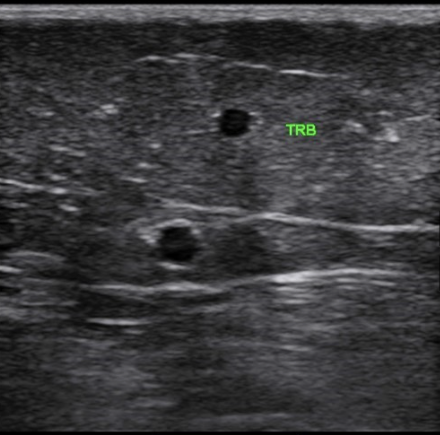
#> input picture real_ultrasound.png, 440 x 435 px, found by its file name
$ python visualize_fascia.py   (older library calls are emulated)
#> lines starting #> are read from the running program, lines starting #| are printed output that depends on the picture; after the words box and inside, x2 and y2 are one past the last pixel; in counts of white or black regions, pixels touching at a corner belong together
### Initial_Demo_App/backend/vision/segmentation/edge_fascia_detector.py
"""
Edge-based Fascia Boundary Detection.
Finds THIN fascia boundaries (1-2 pixels), not thick bands.
"""

import cv2
import numpy as np
from typing import Dict, Tuple, Optional
from scipy.ndimage import gaussian_filter1d


class EdgeFasciaDetector:
    """
    Detects fascia as thin bright edge boundaries.
    Optimized for real ultrasound with delicate fascia lines.
    """

    def __init__(self):
        self.fascia_mask = None
        self.upper_edge = None
        self.lower_edge = None
        self.confidence = 0.0

    def enhance_image(self, image: np.ndarray) -> np.ndarray:
        """Enhance contrast while preserving edges."""
        if len(image.shape) == 3:
            image = cv2.cvtColor(image, cv2.COLOR_BGR2GRAY)

        # Bilateral filter
        denoised = cv2.bilateralFilter(image, 7, 50, 50)

        # CLAHE
        clahe = cv2.createCLAHE(clipLimit=2.5, tileGridSize=(8, 8))
        enhanced = clahe.apply(denoised)

        return enhanced

    # [6 lines left out: function detect_edges_canny, not called in this run]

    def find_fascia_band_region(self, image: np.ndarray) -> Tuple[int, int]:
        """
        Find the y-region containing fascia using intensity analysis.
        Skips top surface artifacts and finds main fascia region.

        Args:
            image: Enhanced grayscale image

        Returns:
            (y_start, y_end) - approximate band boundaries
        """
        h, w = image.shape

        # Skip top 15% (surface artifacts, text labels like "TRB", skin)
        skip_top = max(30, int(h * 0.15))

        # Use Laplacian (edge/texture energy) to find fascia region
        laplacian = cv2.Laplacian(image, cv2.CV_64F)
        laplacian = np.abs(laplacian)

        # Project texture onto y-axis
        texture_per_row = np.mean(laplacian, axis=1)

        # Only look below skip_top
        texture_below = texture_per_row[skip_top:]
        texture_smooth = gaussian_filter1d(texture_below, sigma=3)

        # Find row with highest texture (likely fascia)
        relative_peak_y = np.argmax(texture_smooth)
        peak_y = skip_top + relative_peak_y

        # Band extends ±40 pixels from peak
        y_start = max(skip_top, peak_y - 40)
        y_end = min(h - 1, peak_y + 40)

        return y_start, y_end

    # [111 lines left out: function find_boundary_line, not called in this run]

    def validate_boundaries(self, image: np.ndarray,
                           upper: np.ndarray,
                           lower: np.ndarray) -> float:
        """
        Validate fascia boundaries.

        Checks:
        - Lower is consistently below upper
        - Spacing is reasonable (10-100 pixels for fascia band region)
        - Boundaries have reasonable brightness
        """
        if upper is None or lower is None:
            return 0.0

        upper_y = upper[:, 1].astype(float)
        lower_y = lower[:, 1].astype(float)

        # Check offset
        if not np.all(lower_y >= upper_y):
            return 0.0

        # Check spacing (larger ranges for band region detection)
        spacing = lower_y - upper_y

        if len(spacing) == 0:
            return 0.0

        avg_spacing = np.mean(spacing)
        spacing_std = np.std(spacing)

        # Fascia band can be 10-150 pixels wide
        if avg_spacing < 10 or avg_spacing > 150:
            return 0.5  # Outside typical range, but not impossible

        # Penalize high variance
        if spacing_std > 20:
            spacing_score = max(0.3, 1.0 - spacing_std / 50)
        else:
            spacing_score = 0.9

        # Combined confidence
        confidence = spacing_score

        return max(0.5, min(1.0, confidence))

    def create_boundary_mask(self, shape: Tuple,
                            upper: np.ndarray,
                            lower: np.ndarray) -> np.ndarray:
        """Create mask with thin boundary lines."""
        mask = np.zeros(shape, dtype=np.uint8)

        if upper is None or lower is None:
            return mask

        # Draw thin lines (1-2 pixels)
        cv2.polylines(mask, [upper], False, 255, 1)
        cv2.polylines(mask, [lower], False, 255, 1)

        return mask

    def find_fascia_pair(self, image: np.ndarray,
                         y_start: int, y_end: int) -> Optional[Tuple[np.ndarray, np.ndarray]]:
        """
        Find the best pair of fascia boundaries (upper and lower).
        ANALYZES ENTIRE IMAGE - ignores y_start/y_end parameters.
        Returns (upper_boundary, lower_boundary) as (x,y) coordinate arrays,  or None if not found.
        """
        from scipy.ndimage import gaussian_filter1d

        w = image.shape[1]
        h = image.shape[0]

        # IGNORE band region - analyze FULL image
        brightness_per_row = np.mean(image, axis=1)

        # Smooth to find peaks
        brightness_smooth = gaussian_filter1d(brightness_per_row.astype(float), sigma=2)

        # Find peaks
        gradient = np.diff(brightness_smooth)
        sign_change = np.diff(np.sign(gradient))
        peaks = np.where(sign_change < 0)[0]  # Local maxima

        if len(peaks) < 2:
            return None

        # Lower threshold to capture all tissue peaks
        peak_brightness = brightness_per_row[peaks]
        max_brightness = brightness_per_row.max()
        brightness_threshold = max(50, max_brightness * 0.4)

        significant_mask = peak_brightness > brightness_threshold
        significant_peaks = peaks[significant_mask]
        significant_brightness = peak_brightness[significant_mask]

        if len(significant_peaks) < 2:
            return None

        # GROUP peaks into clusters (consecutive peaks within 20 pixels = same structure)
        peak_clusters = []
        current_cluster = [significant_peaks[0]]

        for i in range(1, len(significant_peaks)):
            prev_peak = significant_peaks[i-1]
            curr_peak = significant_peaks[i]
            spacing = curr_peak - prev_peak

            if spacing <= 20:  # Within cluster threshold
                current_cluster.append(curr_peak)
            else:
                # End current cluster
                if len(current_cluster) >= 1:
                    peak_clusters.append(current_cluster)
                current_cluster = [curr_peak]

        # Add last cluster
        if len(current_cluster) >= 1:
            peak_clusters.append(current_cluster)

        if len(peak_clusters) == 0:
            return None

        # Score each cluster
        fascia_pairs = []
        for cluster in peak_clusters:
            upper_y = cluster[0]
            lower_y = cluster[-1]
            cluster_spacing = lower_y - upper_y

            # Get average brightness of cluster
            cluster_idx = [j for j, p in enumerate(significant_peaks) if p in cluster]
            cluster_brightness = significant_brightness[cluster_idx].mean()

            # Penalty for top artifacts, bonus for large structures
            if upper_y < 20:
                penalty = 0.1  # Top artifact
            elif cluster_spacing < 20:
                penalty = 0.5  # Too small
            else:
                penalty = 1.0  # Good

            score = cluster_brightness * (cluster_spacing / 50.0) * penalty

            fascia_pairs.append({
                'upper_y': upper_y,
                'lower_y': lower_y,
                'spacing': cluster_spacing,
                'brightness': cluster_brightness,
                'score': score,
                'num_peaks': len(cluster)
            })

        # Select BEST cluster
        best_pair = max(fascia_pairs, key=lambda p: p['score'])

        # Create boundaries
        upper = self._create_boundary_for_y(image, best_pair['upper_y'])
        lower = self._create_boundary_for_y(image, best_pair['lower_y'])

        return upper, lower

        # Find peaks
        gradient = np.diff(brightness_smooth)
        sign_change = np.diff(np.sign(gradient))
        peaks = np.where(sign_change < 0)[0]  # Local maxima

        if len(peaks) < 2:
            return None

        # Adaptive threshold
        peak_brightness = brightness_per_row[peaks]
        max_brightness_in_region = brightness_per_row.max()
        brightness_threshold = max(85, max_brightness_in_region * 0.65)

        significant_mask = peak_brightness > brightness_threshold
        significant_peaks = peaks[significant_mask]
        significant_brightness = peak_brightness[significant_mask]

        if len(significant_peaks) < 2:
            return None

        # Group consecutive peaks that are close together (5-20 pixels apart)
        # A "fascia structure" is a cluster of peaks, not just two adjacent ones
        peak_clusters = []
        current_cluster = [significant_peaks[0]]

        for i in range(1, len(significant_peaks)):
            prev_peak = significant_peaks[i-1]
            curr_peak = significant_peaks[i]
            spacing = curr_peak - prev_peak

            if spacing <= 20:  # Within cluster threshold
                current_cluster.append(curr_peak)
            else:
                # End current cluster, start new one
                if len(current_cluster) >= 2:
                    peak_clusters.append(current_cluster)
                current_cluster = [curr_peak]

        # Add last cluster
        if len(current_cluster) >= 2:
            peak_clusters.append(current_cluster)

        if len(peak_clusters) == 0:
            return None

        # Find fascia boundaries as outer edges of each cluster
        fascia_pairs = []
        for cluster in peak_clusters:
            upper_y = cluster[0]
            lower_y = cluster[-1]
            cluster_center = (upper_y + lower_y) / 2
            cluster_brightness = significant_brightness[[i for i, p in enumerate(significant_peaks) if p in cluster]].mean()
            cluster_spacing = lower_y - upper_y

            # Score: prefer large, bright structures in middle of image
            score = cluster_brightness * (cluster_spacing / 50.0)  # Favor larger

            fascia_pairs.append({
                'upper_y': upper_y,
                'lower_y': lower_y,
                'spacing': cluster_spacing,
                'brightness': cluster_brightness,
                'score': score,
                'num_peaks': len(cluster)
            })

        if len(fascia_pairs) == 0:
            return None

        # DEBUG: Print all pairs
        import sys
        print(f"[DEBUG] Found {len(fascia_pairs)} fascia clusters:", file=sys.stderr)
        for i, p in enumerate(fascia_pairs):
            print(f"  [{i}] y=[{p['upper_y']}, {p['lower_y']}] spacing={p['spacing']} peaks={p['num_peaks']} score={p['score']:.2f}", file=sys.stderr)

        # Select best pair: largest, brightest cluster
        best_pair = max(fascia_pairs, key=lambda p: p['score'])
        print(f"[DEBUG] Selected cluster: y=[{best_pair['upper_y']}, {best_pair['lower_y']}] spacing={best_pair['spacing']}", file=sys.stderr)
        upper_y_local = best_pair['upper_y']
        lower_y_local = best_pair['lower_y']

        # Convert to global coordinates
        upper_y_global = y_start + upper_y_local
        lower_y_global = y_start + lower_y_local

        # Create boundary points for each
        upper = self._create_boundary_for_y(image, upper_y_global)
        lower = self._create_boundary_for_y(image, lower_y_global)

        return upper, lower

    def _create_boundary_for_y(self, image: np.ndarray, y_global: int) -> np.ndarray:
        """Create boundary point array for a given y-coordinate."""
        from scipy.ndimage import gaussian_filter1d

        w = image.shape[1]

        boundary_points = []
        for x in range(w):
            # Find brightest pixel near y_global
            y_min = max(0, y_global - 2)
            y_max = min(image.shape[0] - 1, y_global + 2)

            search_col = image[y_min:y_max + 1, x]
            brightest_idx = np.argmax(search_col)
            y_found = y_min + brightest_idx

            boundary_points.append([x, y_found])

        boundary = np.array(boundary_points, dtype=np.int32)

        # Smooth boundary
        y_values = boundary[:, 1].astype(float)
        y_smooth = gaussian_filter1d(y_values, sigma=2)
        boundary[:, 1] = np.clip(y_smooth.astype(np.int32), 0, image.shape[0]-1)

        return boundary

    def detect(self, image: np.ndarray, threshold: float = 0.5,
               return_boundary: bool = False) -> Dict:
        """
        Main detection pipeline.

        Args:
            image: Input ultrasound image
            threshold: Ignored (for API compatibility)
            return_boundary: If True, include boundary coordinates

        Returns:
            Dict with mask, boundaries, confidence, etc.
        """
        h, w = image.shape[:2]

        # Step 1: Enhance
        enhanced = self.enhance_image(image)

        # Step 2: Find band region
        y_start, y_end = self.find_fascia_band_region(enhanced)

        # Step 3: Find best fascia PAIR (upper and lower together)
        pair_result = self.find_fascia_pair(enhanced, y_start, y_end)

        if pair_result is None:
            return {
                'mask': np.zeros((h, w), dtype=np.uint8),
                'upper_edge': None,
                'lower_edge': None,
                'confidence': 0.0,
                'status': 'boundaries_not_found'
            }

        upper, lower = pair_result

        # Step 4: Validate
        confidence = self.validate_boundaries(enhanced, upper, lower)

        # Step 5: Create mask
        mask = self.create_boundary_mask((h, w), upper, lower)

        self.upper_edge = upper
        self.lower_edge = lower
        self.confidence = confidence
        self.fascia_mask = mask

        return {
            'mask': mask,
            'upper_edge': upper,
            'lower_edge': lower,
            'confidence': confidence,
            'status': 'success'
        }

    # [5 lines left out: function get_mask, not called in this run]


# [37 lines that do not run on import are left out]

### Misc_2/visualize_fascia.py
#!/usr/bin/env python3
"""Visualize the detected fascia on the ultrasound image."""

import cv2
import numpy as np
import sys
sys.path.insert(0, '/Users/HariKrishnaD/Downloads/NUS/Internships/Cygnus/cmed_demo/backend')

from vision.segmentation.edge_fascia_detector import EdgeFasciaDetector

# Load image
img = cv2.imread('/Users/HariKrishnaD/Downloads/NUS/Internships/Cygnus/cmed_demo/real_ultrasound.png', cv2.IMREAD_GRAYSCALE)
#> img: shape (435, 440); min 0, max 215, mean 57.8
img_color = cv2.imread('/Users/HariKrishnaD/Downloads/NUS/Internships/Cygnus/cmed_demo/real_ultrasound.png')
#> img_color is the input picture: shape (435, 440, 3); mean B, G, R 59.7, 57.9, 58

print(f"Image shape: {img.shape}")
#| Image shape: (435, 440)

# Detect fascia
detector = EdgeFasciaDetector()
result = detector.detect(img)
#> in enhance_image, `enhanced = clahe.apply(denoised)`:
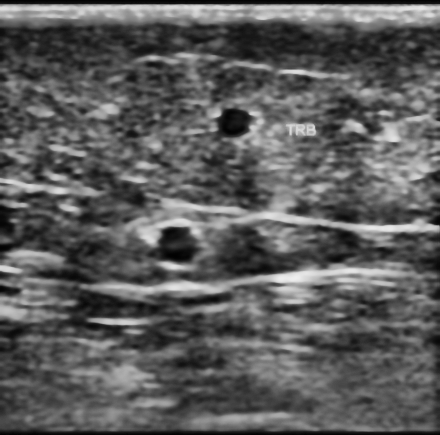
#> enhanced: shape (435, 440); min 1, max 238, mean 91.8
#> in find_fascia_band_region, `laplacian = cv2.Laplacian(image, cv2.CV_64F)`:
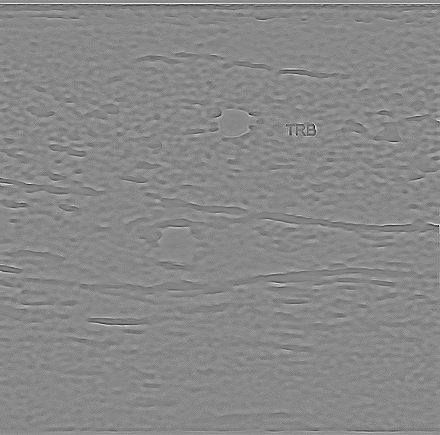
#> laplacian: shape (435, 440) float64; min -129, max 112, mean 0; drawn with min black and max white
#> in find_fascia_band_region, `laplacian = np.abs(laplacian)`:
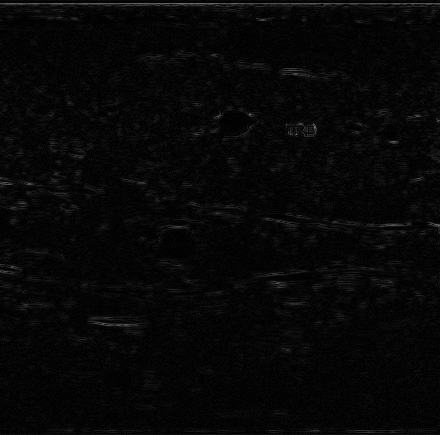
#> laplacian: shape (435, 440) float64; min 0, max 129, mean 6.8
#> in find_fascia_band_region, `texture_per_row = np.mean(laplacian, axis=1)`: texture_per_row = 435 values, max 84.11 at index 3, min 2.23 at index 1, mean 6.84
#> in find_fascia_band_region, `texture_below = texture_per_row[skip_top:]`: texture_below = 370 values, max 15.84 at index 365, min 3.96 at index 332, mean 6.66
#> in find_fascia_band_region, `texture_smooth = gaussian_filter1d(texture_below, sigma=3)`: texture_smooth = 370 values, max 10.28 at index 159, min 4.25 at index 334, mean 6.66
#> in find_fascia_band_region, `relative_peak_y = np.argmax(texture_smooth)`: relative_peak_y = 159
#> in find_fascia_band_region, `peak_y = skip_top + relative_peak_y`: peak_y = 224
#> in find_fascia_band_region, `y_start = max(skip_top, peak_y - 40)`: y_start = 184
#> in find_fascia_band_region, `y_end = min(h - 1, peak_y + 40)`: y_end = 264
#> in detect, `y_start, y_end = self.find_fascia_band_region(enhanced)`: y_start = 184; y_end = 264
#> in find_fascia_pair, `brightness_per_row = np.mean(image, axis=1)`: brightness_per_row = 435 values, max 205.8 at index 7, min 3.13 at index 0, mean 91.82
#> in find_fascia_pair, `brightness_smooth = gaussian_filter1d(brightness_per_row.astype(float)..`: brightness_smooth = 435 values, max 188.6 at index 8, min 14.13 at index 0, mean 91.82
#> in find_fascia_pair, `gradient = np.diff(brightness_smooth)`: gradient = 434 values, max 34.18 at index 4, min -14.71 at index 430, mean 0.00892
#> in find_fascia_pair, `sign_change = np.diff(np.sign(gradient))`: sign_change = 433 values, max 2 at index 37, min -2 at index 7, mean -0.00462
#> in find_fascia_pair, `peaks = np.where(sign_change < 0)[0]`: peaks = 21 values from 7 to 417
#> in find_fascia_pair, `peak_brightness = brightness_per_row[peaks]`: peak_brightness = 21 values, max 205.8 at index 0, min 46.77 at index 1, mean 105.9
#> in find_fascia_pair, `max_brightness = brightness_per_row.max()`: max_brightness = 205.8
#> in find_fascia_pair, `brightness_threshold = max(50, max_brightness * 0.4)`: brightness_threshold = 82.3
#> in find_fascia_pair, `significant_peaks = peaks[significant_mask]`: significant_peaks = 20 values from 7 to 417
#> in find_fascia_pair, `significant_brightness = peak_brightness[significant_mask]`: significant_brightness = 20 values, max 205.8 at index 0, min 83.48 at index 18, mean 108.9
#> in find_fascia_pair, `current_cluster = [significant_peaks[0]]`: current_cluster = [7]
#> the loop in find_fascia_pair, `for i in range(1, len(significant_peaks)):` made 19 passes
#> (prev_peak, curr_peak, spacing, current_cluster) on passes 1, 7, 12, 14, 15, 18: (7, 71, 64, [71]), (145, 166, 21, [166]), (225, 271, 46, [271]), (284, 319, 35, [319]), (319, 341, 22, [341]), (373, 403, 30, [403])
#> (prev_peak, curr_peak, spacing) on passes 2, 3, 4, 5, 6, 8: (71, 85, 14), (85, 99, 14), (99, 112, 13), (112, 130, 18), (130, 145, 15), (166, 175, 9)
#> after the loop in find_fascia_pair, `for i in range(1, len(significant_peaks)):`: peak_clusters = [[7], [71, 85, 99, 112, 130, 145], [166, 175, 187, 205, 225], [271, 284], [319], [341, 354, 373]]
#> the loop in find_fascia_pair, `for cluster in peak_clusters:` made 7 passes
#> (cluster, upper_y, lower_y, cluster_spacing, cluster_idx, cluster_brightness, penalty, score) on passes 1, 2, 3, 5, 6: ([7], 7, 7, 0, [0], 205.8, 0.1, 0), ([71, 85, 99, 112, 130, 145], 71, 145, 74, [1, 2, 3, 4, 5, 6], 100.3, 1, 148.5), ([166, 175, 187, 205, 225], 166, 225, 59, [7, 8, 9, 10, 11], 112.7, 1, 133), ([319], 319, 319, 0, [14], 94.32, 0.5, 0), ([341, 354, 373], 341, 373, 32, [15, 16, 17], 94.58, 1, 60.53)
#> (upper_y, lower_y, cluster_spacing, cluster_idx, cluster_brightness, penalty, score) on passes 4, 7: (271, 284, 13, [12, 13], 118.7, 0.5, 15.43), (403, 417, 14, [18, 19], 95.64, 0.5, 13.39)
#> after the loop in find_fascia_pair, `for cluster in peak_clusters:`: fascia_pairs = 7 items
#> in find_fascia_pair, `best_pair = max(fascia_pairs, key=lambda p: p['score'])`: best_pair = {'upper_y': 71, 'lower_y': 145, 'spacing': 74, 'brightness': 100.3, 'score': 148.5, 'num_peaks': 6}
#> the loop in _create_boundary_for_y, `for x in range(w):` made 440 passes
#> (search_col, brightest_idx, y_found) on passes 1 to 3: ([98, 98, 89, 71, 54], 0, 69), ([98, 101, 93, 73, 54], 1, 70), ([103, 106, 96, 76, 57], 1, 70)
#> after the loop in _create_boundary_for_y, `for x in range(w):`: boundary_points = 440 pairs, first value 0 to 439, second value 69 to 73
#> in _create_boundary_for_y, `boundary = np.array(boundary_points, dtype=np.int32)`: boundary has the same summary as boundary_points
#> in _create_boundary_for_y, `y_values = boundary[:, 1].astype(float)`: y_values = 440 values, max 73 at index 9, min 69 at index 0, mean 70.91
#> in _create_boundary_for_y, `y_smooth = gaussian_filter1d(y_values, sigma=2)`: y_smooth = 440 values, max 73 at index 81, min 69 at index 131, mean 70.91
#> in find_fascia_pair, `upper = self._create_boundary_for_y(image, best_pair['upper_y'])`: upper has the same summary as boundary_points in _create_boundary_for_y
#> the loop in _create_boundary_for_y (call 2), `for x in range(w):` made 440 passes
#> (search_col, brightest_idx, y_found) on passes 1 to 3: ([98, 98, 92, 87, 90], 0, 143), ([98, 98, 92, 87, 90], 0, 143), ([100, 101, 95, 93, 96], 1, 144)
#> in create_boundary_mask, `cv2.polylines(mask, [upper], False, 255, 1)`:
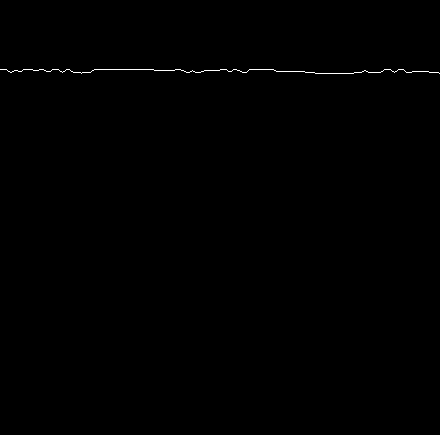
#> mask: shape (435, 440); 0.23% white in thin lines or dots, all inside (x1, y1, x2, y2) = (0, 69, 440, 74)
#> in create_boundary_mask, `cv2.polylines(mask, [lower], False, 255, 1)`:
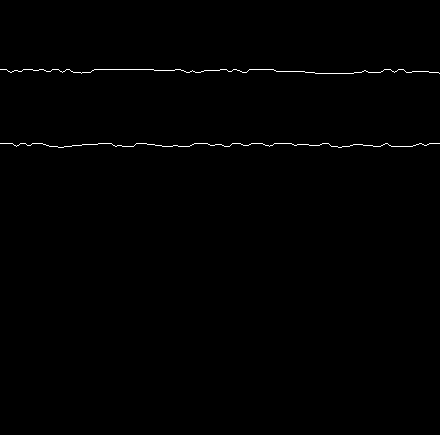
#> mask: shape (435, 440); 0.46% white in thin lines or dots, all inside (x1, y1, x2, y2) = (0, 69, 440, 148)

# Draw fascia lines
if result['status'] == 'success':
    upper = result['upper_edge']
    lower = result['lower_edge']

    # Draw lines on color image
    points_upper = [(int(upper[i, 0]), int(upper[i, 1])) for i in range(len(upper))]
    points_lower = [(int(lower[i, 0]), int(lower[i, 1])) for i in range(len(lower))]

    for i in range(len(points_upper) - 1):
        cv2.line(img_color, points_upper[i], points_upper[i+1], (0, 255, 255), 2)  # Yellow
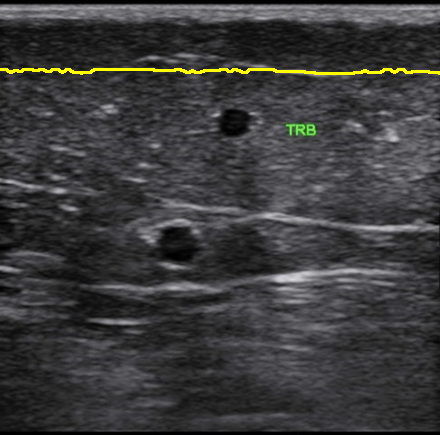
#> img_color: shape (435, 440, 3); 0.76% of pixels changed, all inside (x1, y1, x2, y2) = (0, 68, 440, 75)

    for i in range(len(points_lower) - 1):
        cv2.line(img_color, points_lower[i], points_lower[i+1], (0, 255, 255), 2)  # Yellow
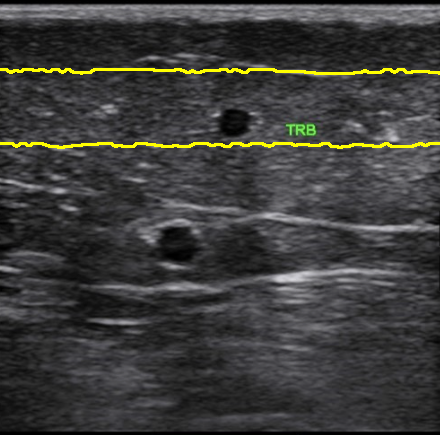
#> img_color: shape (435, 440, 3); 0.77% of pixels changed, all inside (x1, y1, x2, y2) = (0, 142, 440, 149)

    # Save result
    cv2.imwrite('/Users/HariKrishnaD/Downloads/NUS/Internships/Cygnus/cmed_demo/fascia_test_result.png', img_color)
    print(f"\n✓ Visualization saved to fascia_test_result.png")
    print(f"  Upper y: {upper[0, 1]:.0f}")
#|   Upper y: 69
    print(f"  Lower y: {lower[0, 1]:.0f}")
#|   Lower y: 143
    print(f"  Spacing: {lower[0, 1] - upper[0, 1]:.0f} pixels")
#|   Spacing: 74 pixels
else:
    print(f"✗ Detection failed: {result['status']}")
